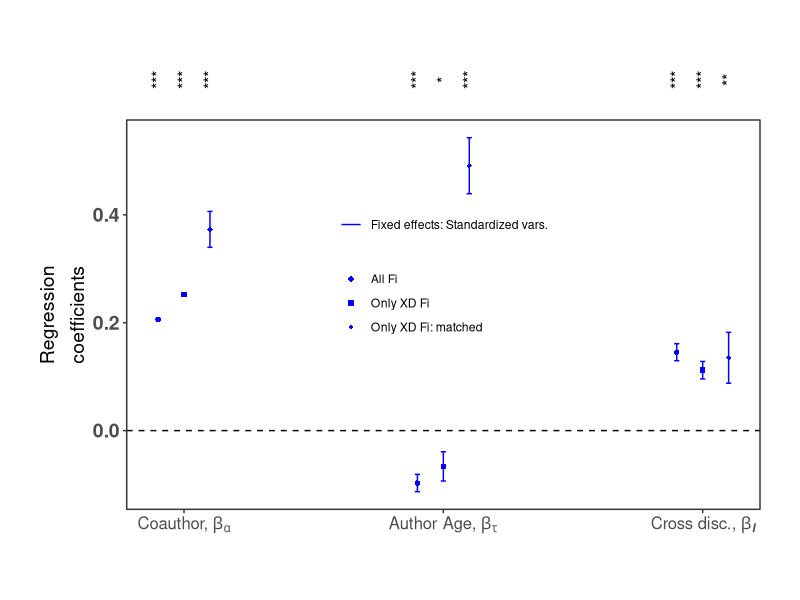
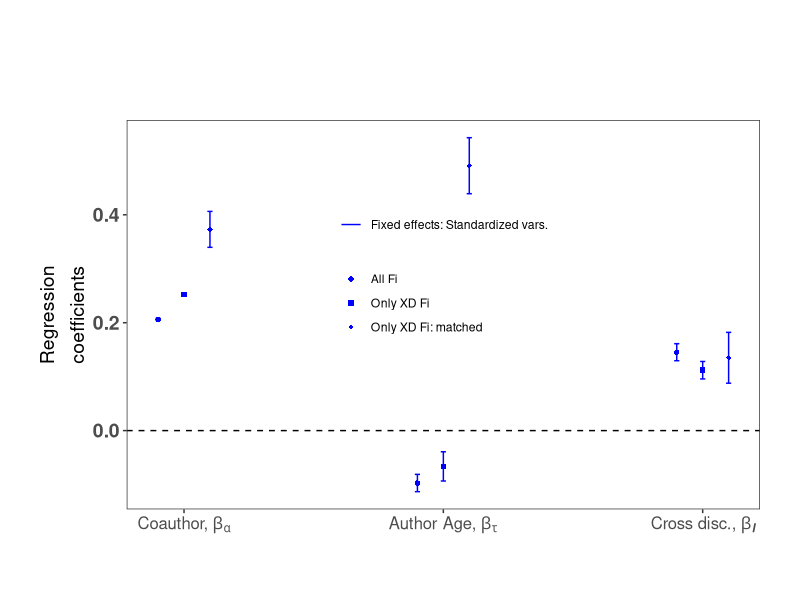

Reproduce these figures in R, in order.
### Plot figure 6B
library(ggplot2)
library(grid)

coeffAllFE <- c(0.2061, -0.0971, 0.1453)
sdAllFE <- c(0.00173, 0.01601, 0.01578)

coeffXDFE <- c(0.252, -0.0663, 0.112)
sdXDFE <- c(0.00282, 0.0271, 0.0162)

coeffXDMatchFE <- c(0.373, 0.491, 0.135)
sdXDMatchFE <- c(0.0333, 0.0519, 0.0471)

coeffAll <- c(coeffAllFE, coeffXDFE, coeffXDMatchFE)
sdAll <- c(sdAllFE, sdXDFE, sdXDMatchFE)

df <- data.frame(
    x = c(c(4, 14, 24), c(5, 15, 25), c(6, 16, 26)),
    coeff = coeffAll,
    group = factor(c(0, 0, 0, 1, 1, 1, 2, 2, 2), levels=c(0, 1, 2)),
    color = factor(rep("blue", 9), levels=c("blue")),
    upper = coeffAll + sdAll,
    lower = coeffAll - sdAll
)

plotB <- ggplot(df)

# Pointranges
plotB <- plotB + geom_point(aes(x=x, y=coeff, ymin = lower, ymax = upper, group=group, colour=color, shape=group), color="blue", fatten = 5)
plotB <- plotB +
    geom_errorbar(aes(x=x, ymin = lower, ymax = upper, group=group, colour=color), width = 0.2) +
    geom_hline(yintercept=0, linetype=2) 

# Axis Label
x_breaks <- c(5.0, 15.0, 25.0)
x_labs <- c(expression("Coauthor," ~ bolditalic( beta[paste(alpha)] )),
            expression("Author Age," ~ bolditalic( beta[paste(tau)] )),
            expression("Cross disc.," ~ bolditalic( beta[paste("I")] ))
)
plotB <- plotB + xlab("") + 
    ylab((expression(atop("Regression", "coefficients")))) +
    scale_x_continuous(breaks=x_breaks, labels=x_labs)

# Themes
plotB <- plotB + theme_bw() +
    theme(axis.text.x = element_text(size=12, face="bold" ),
          axis.text.y = element_text(size=14, face="bold" ),
          axis.title = element_text(size=14, face="bold" ),
          plot.margin = unit(c(6,2,2,2), "lines") ) +
    theme(panel.grid.major = element_blank(), panel.grid.minor = element_blank())

# Annotation: Significant level
tg1 <- textGrob("*", rot = 90)
tg2 <- textGrob("**", rot = 90)
tg3 <- textGrob("***", rot = 90)

plotB <- plotB + 
    annotation_custom(grob = tg3,  xmin = 4, xmax = 4, ymin = 0.65, ymax = 0.65) +
    annotation_custom(grob = tg3,  xmin = 5, xmax = 5, ymin = 0.65, ymax = 0.65) +
    annotation_custom(grob = tg3,  xmin = 6, xmax = 6, ymin = 0.65, ymax = 0.65) +
    annotation_custom(grob = tg3,  xmin = 14, xmax = 14, ymin = 0.65, ymax = 0.65) +
    annotation_custom(grob = tg1,  xmin = 15, xmax = 15, ymin = 0.65, ymax = 0.65) +
    annotation_custom(grob = tg3,  xmin = 16, xmax = 16, ymin = 0.65, ymax = 0.65) + 
    annotation_custom(grob = tg3,  xmin = 24, xmax = 24, ymin = 0.65, ymax = 0.65) +
    annotation_custom(grob = tg3,  xmin = 25, xmax = 25, ymin = 0.65, ymax = 0.65) + 
    annotation_custom(grob = tg2,  xmin = 26, xmax = 26, ymin = 0.65, ymax = 0.65)

# Legend
plotB <- plotB + theme(legend.position=c(.5, .6), legend.title=element_text(size=10))


plotB <- plotB + scale_color_manual(values=c("blue", "black"),
                                    name=NULL,
                                    breaks=c("blue", "black"),
                                    labels=c("Fixed effects: Standardized vars.", 
                                             "Pooled: Standardized variables"))

plotB <- plotB + scale_shape_manual(values=c(16, 15, 18),
                                    name=NULL,
                                    breaks=c(0, 1, 2),
                                    labels=c("All Fi", 
                                             "Only XD Fi",
                                             "Only XD Fi: matched"))

gt <- ggplot_gtable(ggplot_build(plotB))
gt$layout$clip[gt$layout$name=="panel"] <- "off"
grid.draw(gt)

